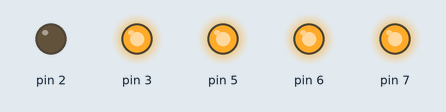
Simulated run of this sketch. Board: Arduino Uno, built with avr-gcc and run on an emulated ATmega328P. On the bench: output pins drawn as LEDs (lit = HIGH).

Above: at 0.1 s.
Timing chart, 0 to 1.6 s (numbered marks = the images above):
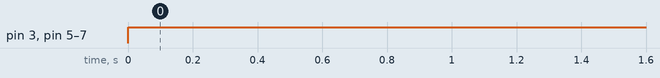

Measured:
- by itself, pin 3, pin 5–7: LOW → HIGH at 0.00 s

The sketch:

Act1.ino
```cpp
void setup() {
  Serial.begin(9600);
  pinMode(2, OUTPUT);
  pinMode(3, OUTPUT);
  pinMode(5, OUTPUT);
  pinMode(6, OUTPUT);
  pinMode(7, OUTPUT);
}
void loop() {
  digitalWrite(2, 0);
  digitalWrite(3, 25 * 255 / 100);
  digitalWrite(5, 50 * 255 / 100);
  digitalWrite(6, 75 * 255 / 100);
  digitalWrite(7, 1);
}
```
